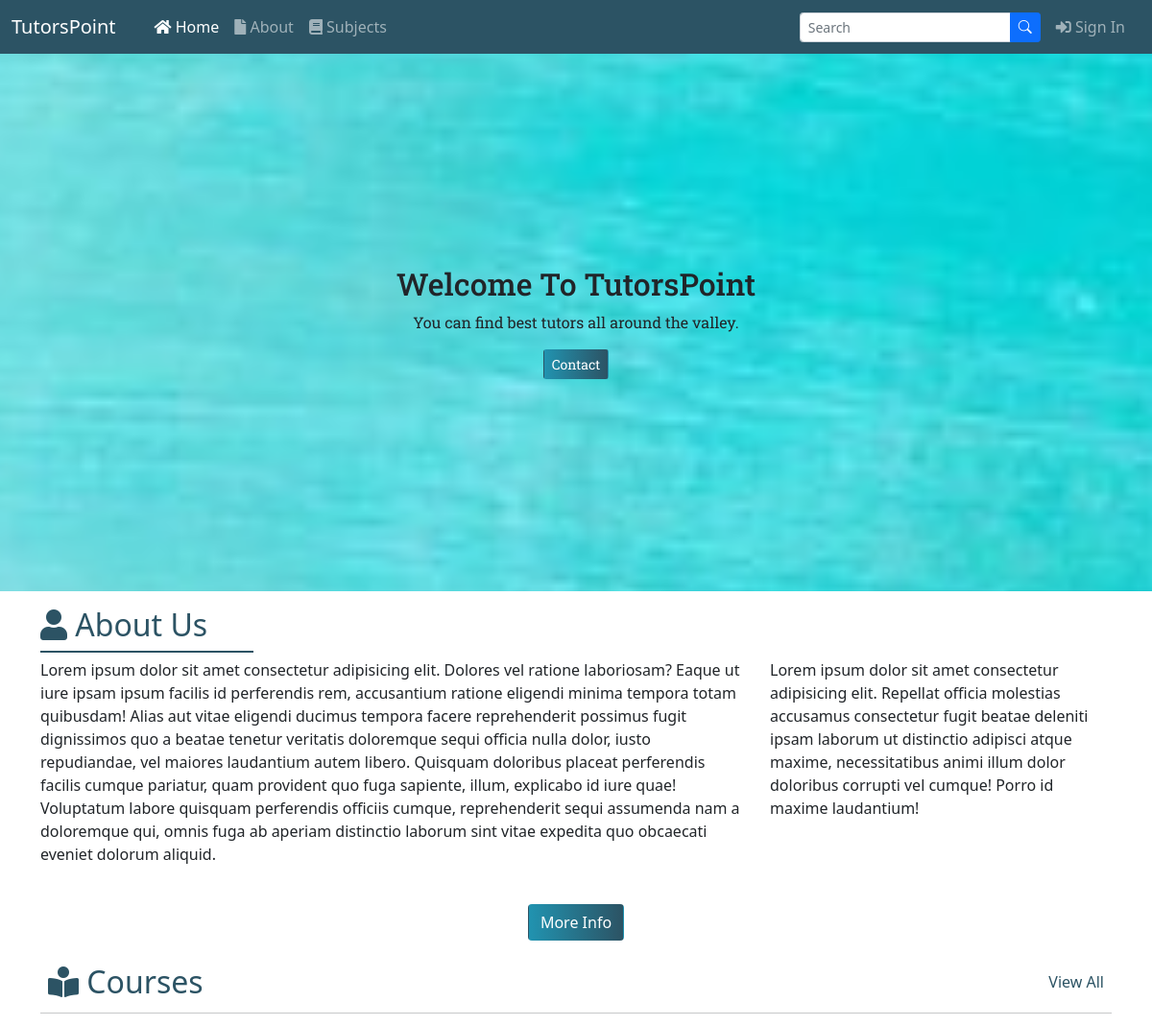
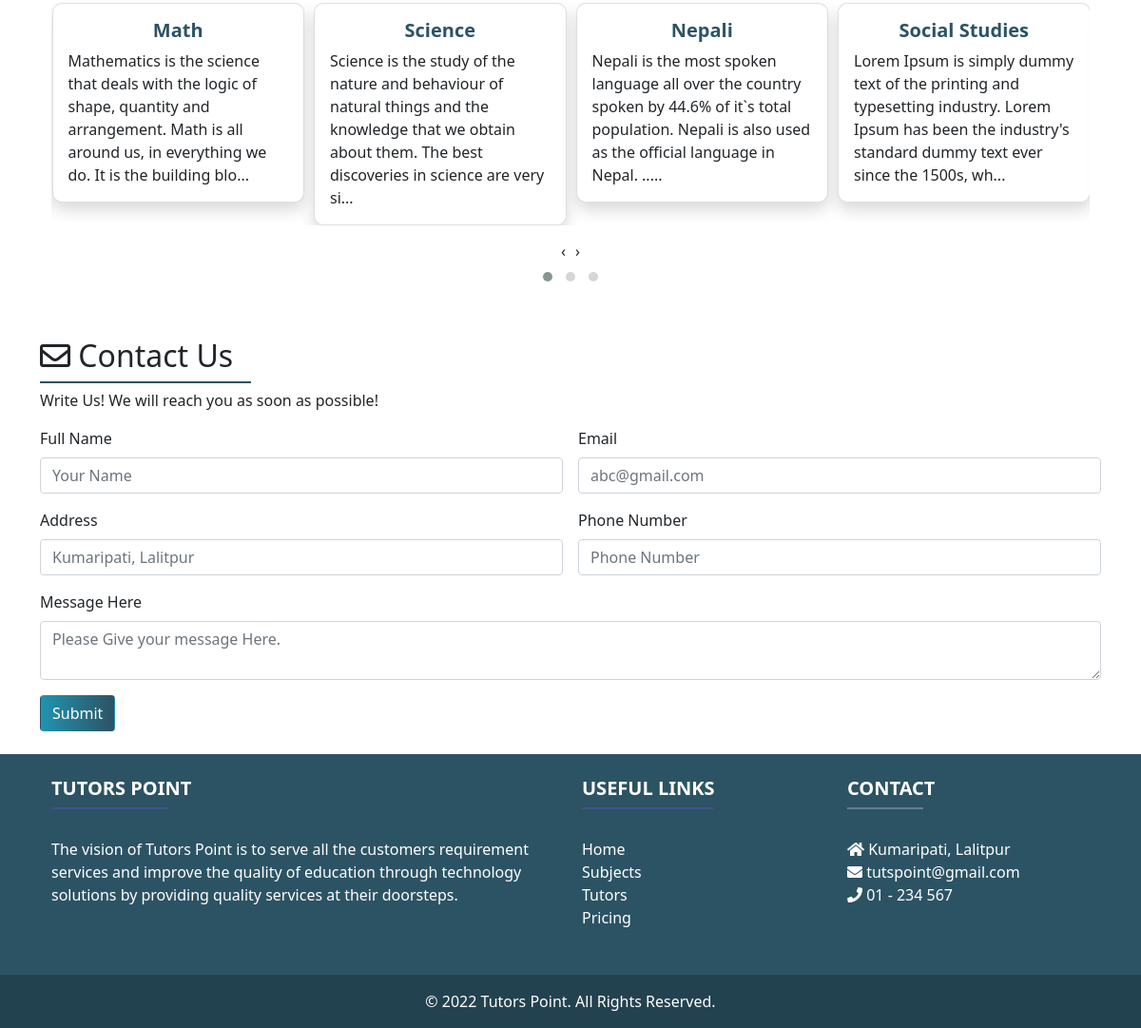
The page / on the database its author committed (2 pictures, top to bottom).
### home/models.py (models this page shows, shortened)
class Subject(models.Model):
    sub_id = models.AutoField(primary_key=True)
    sub_name = models.CharField(max_length=50)
    sub_desc = models.TextField()

### home/views.py (the view)
# urls.py: path('', views.home, name='home'),
def home(request):
    subjects = Subject.objects.all()
    context = {'subjects': subjects}
    return render(request, 'index.html', context)

### templates/index.html (shortened to what this page needs)
{% extends 'base.html' %}
{% load static %}
{% block hactive %} active {% endblock %}
{% block content %}
<div class="cover-part">
    <div class="cover-header">
        <h2>Welcome To <span>TutorsPoint </span></h2>
        <p>You can find best tutors all around the valley.</p>
        <a href="#contact" class="btn btn-sm btn-bgc">Contact</a>
    </div>
</div>
<section id="aboutus" class="container my-3">
    <div>
        <h2 class="txtc"><i class="fas fa-user"></i> About Us</h2>
        <div class="hr1"></div>
    </div>
    <div class="row d-flex">
        <div class="col-md-8">
            <p>Lorem ipsum dolor sit amet consectetur adipisicing elit. Dolores vel ratione laboriosam? Eaque ut iure
                ipsam ipsum facilis id perferendis rem, accusantium ratione eligendi minima tempora totam quibusdam!
                Alias aut vitae eligendi ducimus tempora facere reprehenderit possimus fugit dignissimos quo a beatae
                tenetur veritatis doloremque sequi officia nulla dolor, iusto repudiandae, vel maiores laudantium autem
                libero. Quisquam doloribus placeat perferendis facilis cumque pariatur, quam provident quo fuga
                sapiente, illum, explicabo id iure quae! Voluptatum labore quisquam perferendis officiis cumque,
                reprehenderit sequi assumenda nam a doloremque qui, omnis fuga ab aperiam distinctio laborum sint vitae
                expedita quo obcaecati eveniet dolorum aliquid.</p>
        </div>
        <div class="col-md-4">
            <p>Lorem ipsum dolor sit amet consectetur adipisicing elit. Repellat officia molestias accusamus consectetur
                fugit beatae deleniti ipsam laborum ut distinctio adipisci atque maxime, necessitatibus animi illum
                dolor doloribus corrupti vel cumque! Porro id maxime laudantium!</p>
        </div>
        <div class=" card col-md-12 mt-4" style="border-style: none;">
            <a href="/about" class="btn btn-bgc m-auto">More Info</a></a>
        </div>
    </div>
</section>
<section class="subjects_home container my-3 py-2">
    <div class="d-flex px-2 m-0" style="justify-content:space-between; align-items:center;">
        <h2 class="txtc"><i class="fas fa-book-reader"></i> Courses</h2>
        <a href="{% url 'subjects' %}" class="text-danger text-decoration-none "><h6 class="txtc">View All</h6></a>
    </div>
    <hr class="mt-1">
    <div class="container mt-2">
        <div class="row">
            <div class="col-md-12">
                <div class="owl-carousel owl-theme">
                    {% for sub in subjects.all %}
                    <div class="item ">
                        <a href="/subjects/{{sub.sub_id}}" class="text-decoration-none text-dark">
                            <div class="card cardStyle border-1 shadow">
                                <div class="card-body">
                                    <h5 class="card-title text-center fw-bold txtc">{{sub.sub_name}}</h5>
                                    <p class="card-text">{{sub.sub_desc|slice:"0:155" }}...</p>
                                </div>
                            </div>
                        </a>
                    </div>
                    {% endfor %}
                </div>
            </div>
        </div>
</section>
<section class="contact-us" id="contact">
    <div class="container py-4">
        <h2>
            <i class="far fa-envelope"></i> <span class="contact"> Contact Us</span>
        </h2>
        <div class="hr1"></div>
        <p>
            Write Us! We will reach you as soon as possible!
        </p>
        <form class="row g-3" method="POST" action="contact">
            <div class="col-md-6">
                <label for="fullname" class="form-label">Full Name</label>
                <input type="text" class="form-control" id="fullname" name="fullname" placeholder="Your Name">
            </div>
            <div class="col-md-6">
                <label for="email" class="form-label">Email</label>
                <input type="email" class="form-control" id="email" name="email" placeholder="abc@gmail.com">
            </div>
            <div class="col-6">
                <label for="address" class="form-label">Address</label>
                <input type="text" class="form-control" id="address" name="address" placeholder="Kumaripati, Lalitpur">
            </div>
            <div class="col-6">
                <label for="phone" class="form-label">Phone Number</label>
                <input type="text" class="form-control" id="phone" name="phone" placeholder="Phone Number">
            </div>
            <div class="col-12">
                <label for="desc" class="form-label">Message Here</label>
                <textarea class="form-control" name="desc" id="desc"
                    placeholder="Please Give your message Here."></textarea>
            </div>
            <div class="col-12">
                <button type="submit" class="btn btn-bgc">Submit</button>
            </div>
        </form>
    </div>
</section>
{% endblock content %}

### static/css/style.css (style rules this page uses)
:root { --font1: "Montserrat"; --font2: "Roboto Slab"; --color1: #2C5364; }
* { margin: 0; padding: 0; box-sizing: border-box; }
html { scroll-behavior: smooth; }
body { line-height: 1.5; }
.cover-part { height: 70vh; position: relative; }
.cover-part::before { content: ""; position: absolute; width: 100%; height: 70vh; background: url("../images/banner1.jpg") no-repeat center center/cover fixed; z-index: -1; opacity: 1; }
.cover-header { display: flex; flex-direction: column; align-items: center; justify-content: center; font-family: var(--font2); text-align: center; height: 100%; }
.cover-header h2 span { animation: color-change 2s infinite; }
.cardStyle { border-radius: 10px; box-shadow: 0 6px 10px rgba(0,0,0,.08), 0 0 6px rgba(0,0,0,.05); transition: .3s transform cubic-bezier(.155,1.105,.295,1.12),.3s box-shadow,.3s -webkit-transform cubic-bezier(.155,1.105,.295,1.12); cursor: pointer; }
.btn-bgc { background: linear-gradient(to right, #2193b0 , #2C5364); color: white; }
.txtc { color: var(--color1); }
.hr1 { width: 222px; height: 2px; background-color: var(--color1); margin-bottom: 6px; }

### rows shown on the page
Subject: sub_name "Math", sub_desc "Mathematics is the science that deals with the logic of shape, quantity and arrangement. Math is all around us, in everything we do. It is the building blo"
Subject: sub_name "Science", sub_desc "Science is the study of the nature and behaviour of natural things and the knowledge that we obtain about them. The best discoveries in science are very si"
Subject: sub_name "Nepali", sub_desc "Nepali is the most spoken language all over the country spoken by 44.6% of it`s total population. Nepali is also used as the official language in Nepal. .."
Subject: sub_name "Social Studies", sub_desc "Lorem Ipsum is simply dummy text of the printing and typesetting industry. Lorem Ipsum has been the industry's standard dummy text ever since the 1500s, wh"
